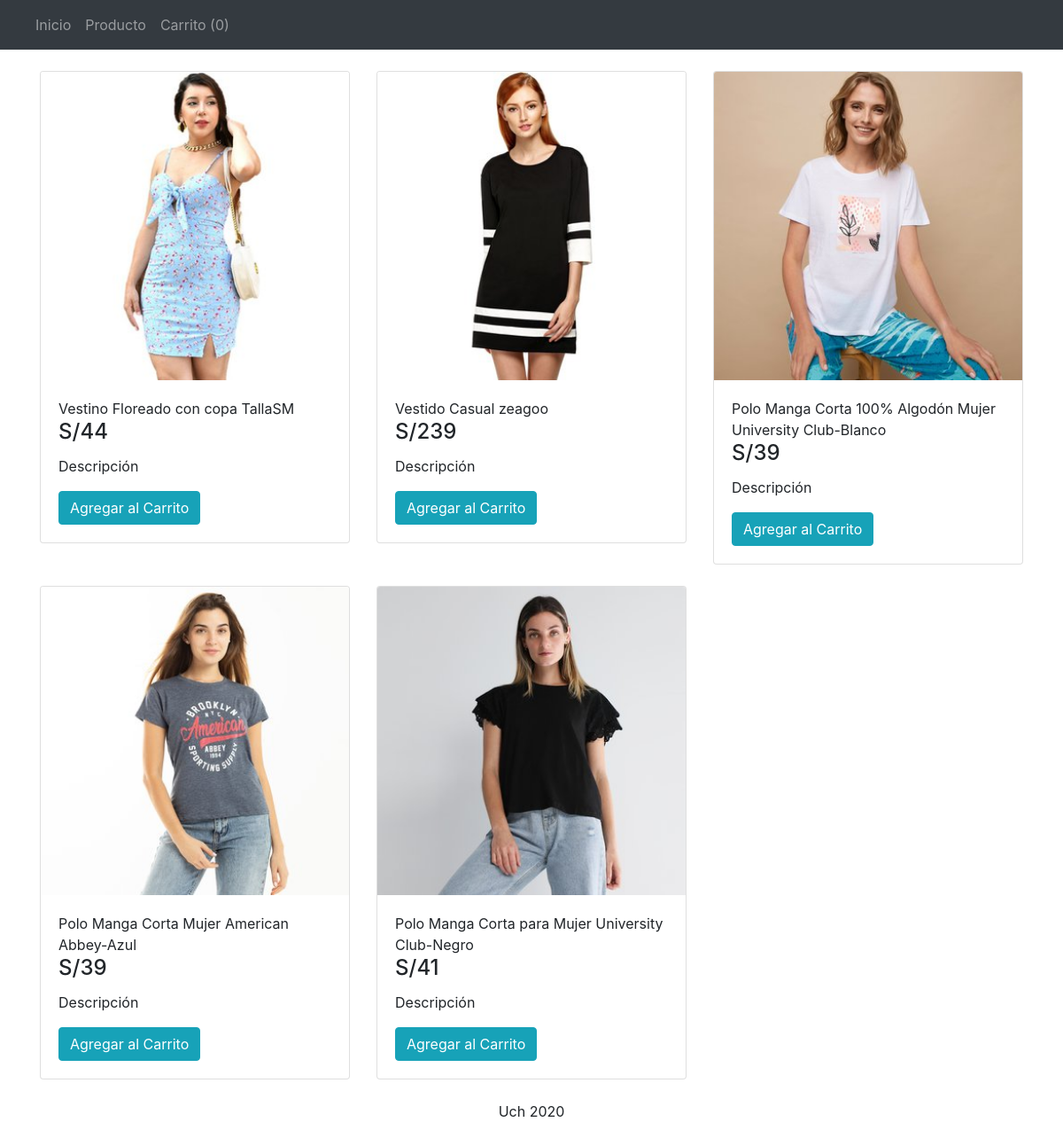
Page /tiendaVirtual/home.php on the committed database.
### tables this page shows
CREATE TABLE `productos` (
  `id` int(11) NOT NULL,
  `nombre` text DEFAULT NULL,
  `precio` text DEFAULT NULL,
  `descripcion` text DEFAULT NULL,
  `imagen` text DEFAULT NULL
);

### tiendaVirtual/home.php (the view, shortened to what this page needs)
<?php
include 'global/conexion.php';
include 'templates/cabezera.php';
?>
        <div class="row">
            <?php
            $sentecia =$pdo->prepare("SELECT*FROM productos");
            $sentecia->execute();
            $listaProductos = $sentecia->fetchAll(PDO::FETCH_ASSOC);
            ?>
            <?php foreach ($listaProductos as $producto) {?>
            <div class="col-4">
                <div class="card" style="width:350px; eigth:250">
                    <img class="card-img-top" title="<?php echo $producto['nombre'];  ?>"
                        src="<?php echo $producto['imagen']; ?>" alt="Card image" style="width:100%"
                        data-toggle="popover" data-trigger="hover"
                        data-content="<?php echo $producto['descripcion']; ?>">
                    <div class="card-body">
                        <span><?php echo $producto['nombre'];  ?></span>
                        <h4 class="card-title">S/<?php echo   $producto['precio'];  ?></h4>
                        <p class="card-text">Descripción</p>
                        <form action="" method="post">
                            <button type="submit" class="btn  btn-info" name="btnAccion" value="Agregar">Agregar al
                                Carrito</button>
                        </form>
                    </div>
                </div>
                <br>
            </div>
            <?php  }?>
        </div>
    </div>
<?
include 'templates/pie.php';
?>

### tiendaVirtual/templates/cabezera.php (shortened to what this page needs)
<!DOCTYPE html>
<html lang="en">
<head>
    <link rel="stylesheet" href="https://maxcdn.bootstrapcdn.com/bootstrap/4.5.2/css/bootstrap.min.css">
</head>
<body>
    <nav class="navbar navbar-expand-sm bg-dark navbar-dark">
        <ul class="navbar-nav">
        <li class="nav-item">
                <a class="nav-link activo" href="index.php">Inicio
                </a>
            </li>
            <li class="nav-item">
                <a class="nav-link " href="home.php">Producto
                </a>
            </li>
            <li class="nav-item">
                <a class="nav-link" href="mostrarcarrito.php">Carrito
                (<?php echo (empty($_SESSION['CARRITO']))?0:count($_SESSION['CARRITO']);
                ?>)
                </a>
            </li>
        </ul>
    </nav>
    <br>
    <div class="container">

### tiendaVirtual/templates/pie.php (shortened to what this page needs)
<div class="col-12 text-center">Uch 2020</div>
</body>
</html>

### rows in the picture
productos: imagen (picture), nombre "Vestino Floreado con copa TallaSM", precio "44"
productos: imagen (picture), nombre "Vestido Casual zeagoo", precio "239"
productos: imagen (picture), nombre "Polo Manga Corta 100% Algodón Mujer University Club-Blanco", precio "39"
productos: imagen (picture), nombre "Polo Manga Corta Mujer American Abbey-Azul", precio "39"
productos: imagen (picture), nombre "Polo Manga Corta para Mujer University Club-Negro", precio "41"
